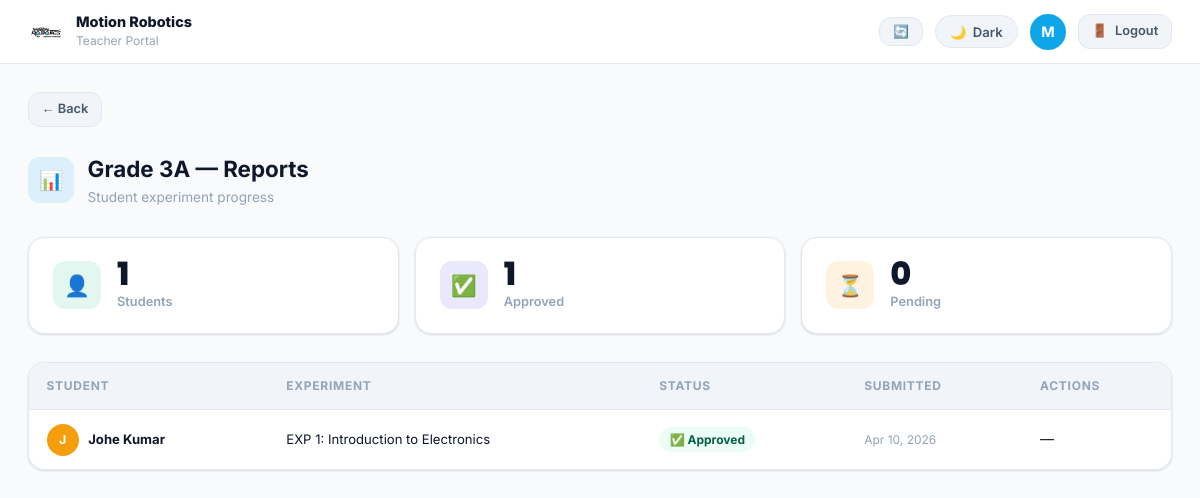
Page /teacher/class/1/reports (signed in) on the committed database.
### app.py (models this page shows, shortened)
class User(db.Model):
    id            = db.Column(db.Integer, primary_key=True)
    username      = db.Column(db.String(80), unique=True, nullable=False)
    email         = db.Column(db.String(120), unique=True, nullable=False)
    password_hash = db.Column(db.String(200), nullable=False)
    role          = db.Column(db.String(20), nullable=False)   # admin / teacher / student
    full_name     = db.Column(db.String(120))
    phone         = db.Column(db.String(20))
    school_name   = db.Column(db.String(120))
    roll_number   = db.Column(db.String(40))
    avatar_color  = db.Column(db.String(20), default='#4F46E5')
    is_active     = db.Column(db.Boolean, default=True)
    created_at    = db.Column(db.DateTime, default=datetime.utcnow)

class Class(db.Model):
    id              = db.Column(db.Integer, primary_key=True)
    name            = db.Column(db.String(100), nullable=False)
    school_name     = db.Column(db.String(120))
    robotics_level  = db.Column(db.String(80))   # one of ROBOTICS_LEVELS or None
    created_at      = db.Column(db.DateTime, default=datetime.utcnow)
    teacher_classes = db.relationship('TeacherClass', backref='cls', cascade='all,delete-orphan')
    student_classes = db.relationship('StudentClass', backref='cls', cascade='all,delete-orphan')

class StudentProgress(db.Model):
    id            = db.Column(db.Integer, primary_key=True)
    student_id    = db.Column(db.Integer, db.ForeignKey('user.id'), nullable=False)
    experiment_id = db.Column(db.Integer, db.ForeignKey('experiment.id'), nullable=False)
    class_id      = db.Column(db.Integer, db.ForeignKey('class.id'), nullable=False)
    status        = db.Column(db.String(20), default='pending')  # pending/approved/rejected
    submitted_at  = db.Column(db.DateTime, default=datetime.utcnow)
    reviewed_at   = db.Column(db.DateTime)
    notes         = db.Column(db.Text)
    student       = db.relationship('User', backref='progress')
    experiment    = db.relationship('Experiment', backref='progress')
    cls           = db.relationship('Class', backref='progress')

class Experiment(db.Model):
    id          = db.Column(db.Integer, primary_key=True)
    title       = db.Column(db.String(200), nullable=False)
    description = db.Column(db.Text)
    level       = db.Column(db.String(80))
    exp_number  = db.Column(db.Integer, default=0)
    video_url   = db.Column(db.String(500))
    file_path   = db.Column(db.String(300))
    file_name   = db.Column(db.String(200))
    created_at  = db.Column(db.DateTime, default=datetime.utcnow)

### app.py (the view)
@app.route('/teacher/class/<int:cid>/reports')
@role_required('teacher')
def teacher_reports(cid):
    cls      = Class.query.get_or_404(cid)
    students = [sc.student for sc in StudentClass.query.filter_by(class_id=cid).all()]
    progress = StudentProgress.query.filter_by(class_id=cid).order_by(StudentProgress.submitted_at.desc()).all()
    return render_template('teacher/reports.html', cls=cls, students=students, progress=progress)

### app.py (called while the page is built)
@app.context_processor
def inject_enumerate():
    return dict(enumerate=enumerate)

def role_required(*roles):
    def dec(f):
        @wraps(f)
        def d(*a, **kw):
            if 'user_id' not in session: return redirect(url_for('login'))
            if session.get('role') not in roles:
                flash('Access denied.', 'error')
                return redirect(url_for('dashboard'))
            return f(*a, **kw)
        return d
    return dec

def get_current_user():
    if 'user_id' in session: return User.query.get(session['user_id'])
    return None

@app.context_processor
def inject_globals():
    return dict(current_user=get_current_user(), ROBOTICS_LEVELS=ROBOTICS_LEVELS)

### templates/teacher/reports.html (shortened to what this page needs)
{% extends 'teacher/base_teacher.html' %}
{% block content %}
<div class="mb-3"><a href="{{ url_for('teacher_dashboard') }}" class="btn btn-ghost btn-sm">← Back</a></div>
<div class="page-header">
  <div class="page-title-wrap">
    <div class="page-icon" style="background:rgba(14,165,233,.12); color:var(--secondary);">📊</div>
    <div><div class="page-h1">{{ cls.name }} — Reports</div><div class="page-sub">Student experiment progress</div></div>
  </div>
</div>
<div class="stats-row">
  <div class="stat-card"><div class="stat-icon" style="background:rgba(16,185,129,.12);">👤</div>
    <div><div class="stat-number">{{ students|length }}</div><div class="stat-label">Students</div></div></div>
  <div class="stat-card"><div class="stat-icon" style="background:rgba(79,70,229,.12);">✅</div>
    <div><div class="stat-number">{{ progress|selectattr('status','eq','approved')|list|length }}</div><div class="stat-label">Approved</div></div></div>
  <div class="stat-card"><div class="stat-icon" style="background:rgba(245,158,11,.12);">⏳</div>
    <div><div class="stat-number">{{ progress|selectattr('status','eq','pending')|list|length }}</div><div class="stat-label">Pending</div></div></div>
</div>
<div class="card" style="padding:0;">
  <div class="table-wrap">
    <table>
      <thead><tr><th>Student</th><th>Experiment</th><th>Status</th><th>Submitted</th><th>Actions</th></tr></thead>
      <tbody>
        {% for p in progress %}
        <tr>
          <td>
            <div style="display:flex; align-items:center; gap:.6rem;">
              <div class="avatar" style="background:{{ p.student.avatar_color }}; width:32px; height:32px; font-size:.78rem;">
                {{ (p.student.full_name or p.student.username)[0].upper() }}
              </div>
              <div class="fw-700 text-sm">{{ p.student.full_name or p.student.username }}</div>
            </div>
          </td>
          <td class="text-sm">EXP {{ p.experiment.exp_number }}: {{ p.experiment.title }}</td>
          <td>
            <span class="badge {% if p.status=='approved' %}badge-success{% elif p.status=='pending' %}badge-warning{% else %}badge-danger{% endif %}">
              {% if p.status=='approved' %}✅ Approved{% elif p.status=='pending' %}⏳ Pending{% else %}❌ Rejected{% endif %}
            </span>
          </td>
          <td class="text-xs text-muted">{{ p.submitted_at.strftime('%b %d, %Y') }}</td>
          <td>
            {% if p.status == 'pending' %}
            <div style="display:flex; gap:.4rem;">
              <form method="POST" action="{{ url_for('teacher_approve_progress', pid=p.id) }}">
                <button class="btn btn-success btn-sm" type="submit">✅ Approve</button>
              </form>
              <form method="POST" action="{{ url_for('teacher_reject_progress', pid=p.id) }}">
                <button class="btn btn-danger btn-sm" type="submit">❌ Reject</button>
              </form>
            </div>
            {% else %}—{% endif %}
          </td>
        </tr>
        {% else %}
        <tr><td colspan="5" style="text-align:center; padding:2.5rem; color:var(--text3);">No submissions yet</td></tr>
        {% endfor %}
      </tbody>
    </table>
  </div>
</div>
{% endblock %}

### templates/teacher/base_teacher.html (shortened to what this page needs)
<!DOCTYPE html>
<html lang="en" data-theme="light">
<head>
  <link rel="stylesheet" href="{{ url_for('static', filename='css/main.css') }}">
</head>
<body style="background:var(--bg);">
<header class="topbar" style="position:sticky; top:0; z-index:100;">
  <div class="topbar-brand">
    <img src="{{ url_for('static', filename='logo.png') }}" alt="Motion Robotics" style="height:36px; background:#fff; border-radius:4px; padding:2px;">
    <div>
      <div style="font-weight:800; font-size:.9rem; line-height:1.2;">Motion Robotics</div>
      <div class="topbar-sub">Teacher Portal</div>
    </div>
  </div>
  <div class="topbar-right">
    <button onclick="location.reload()" class="btn btn-ghost btn-sm" title="Refresh">🔄</button>
    <button class="theme-btn" onclick="toggleTheme()">
      <span class="theme-icon">🌙</span>
      <span class="theme-label">Dark</span>
    </button>
    {% if current_user %}
    <div class="avatar" style="background:{{ current_user.avatar_color }}; cursor:default;">
      {{ (current_user.full_name or current_user.username)[0].upper() }}
    </div>
    {% endif %}
    <a href="{{ url_for('logout') }}" class="btn btn-ghost btn-sm">
      <span>🚪</span> Logout
    </a>
  </div>
</header>
<main style="padding:1.75rem; max-width:1200px; margin:0 auto;">
  {% block content %}{% endblock %}
</main>
</body>
</html>

### rows in the picture
User: full_name "M"
Class: name "Grade 3A"
StudentProgress: student "Johe Kumar", experiment.exp_number "1", experiment "Introduction to Electronics", status "✅ Approved", submitted_at "Apr 10, 2026"
User: full_name "J"

### other values in the picture
{{ students|length }} "1"
{{ progress|selectattr('status','eq','approved')|list|length }} "1"
{{ progress|selectattr('status','eq','pending')|list|length }} "0"
